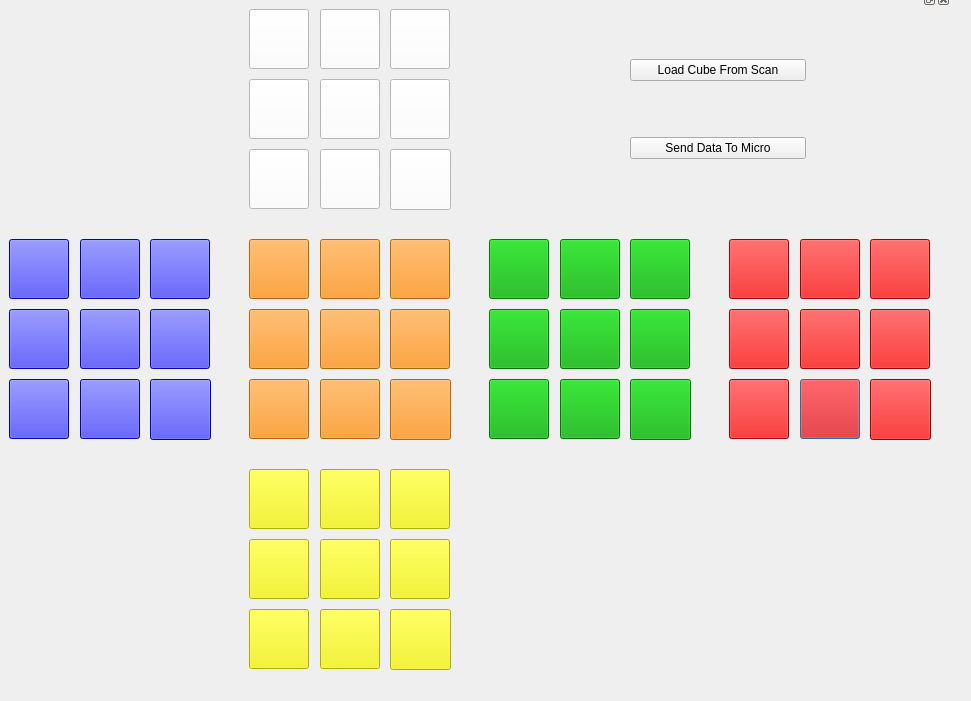
<?xml version="1.0" encoding="UTF-8"?>
<ui version="4.0">
 <class>Dialog</class>
 <widget class="QDialog" name="Dialog">
  <property name="geometry">
   <rect>
    <x>0</x>
    <y>0</y>
    <width>971</width>
    <height>701</height>
   </rect>
  </property>
  <property name="windowTitle">
   <string>Dialog</string>
  </property>
  <widget class="QDockWidget" name="mainWidget">
   <property name="geometry">
    <rect>
     <x>0</x>
     <y>-10</y>
     <width>951</width>
     <height>681</height>
    </rect>
   </property>
   <widget class="QWidget" name="dockWidgetContents">
    <widget class="QPushButton" name="pb_3_2_1">
     <property name="geometry">
      <rect>
       <x>800</x>
       <y>370</y>
       <width>60</width>
       <height>60</height>
      </rect>
     </property>
     <property name="styleSheet">
      <string notr="true">background-color:rgb(220, 0, 0)</string>
     </property>
     <property name="text">
      <string/>
     </property>
    </widget>
    <widget class="QPushButton" name="pb_1_0_0">
     <property name="geometry">
      <rect>
       <x>249</x>
       <y>230</y>
       <width>60</width>
       <height>60</height>
      </rect>
     </property>
     <property name="styleSheet">
      <string notr="true">background-color:rgb(255, 140, 0)</string>
     </property>
     <property name="text">
      <string/>
     </property>
    </widget>
    <widget class="QPushButton" name="pb_2_2_2">
     <property name="geometry">
      <rect>
       <x>630</x>
       <y>370</y>
       <width>61</width>
       <height>61</height>
      </rect>
     </property>
     <property name="styleSheet">
      <string notr="true">background-color:rgb(0, 170, 0)</string>
     </property>
     <property name="text">
      <string/>
     </property>
    </widget>
    <widget class="QPushButton" name="pb_1_2_2">
     <property name="geometry">
      <rect>
       <x>390</x>
       <y>370</y>
       <width>61</width>
       <height>61</height>
      </rect>
     </property>
     <property name="styleSheet">
      <string notr="true">background-color:rgb(255, 140, 0)</string>
     </property>
     <property name="text">
      <string/>
     </property>
    </widget>
    <widget class="QPushButton" name="pb_4_2_2">
     <property name="geometry">
      <rect>
       <x>390</x>
       <y>140</y>
       <width>61</width>
       <height>61</height>
      </rect>
     </property>
     <property name="styleSheet">
      <string notr="true">background-color:rgb(255, 255, 255)</string>
     </property>
     <property name="text">
      <string/>
     </property>
    </widget>
    <widget class="QPushButton" name="pb_4_2_0">
     <property name="geometry">
      <rect>
       <x>249</x>
       <y>140</y>
       <width>60</width>
       <height>60</height>
      </rect>
     </property>
     <property name="styleSheet">
      <string notr="true">background-color:rgb(255, 255, 255)</string>
     </property>
     <property name="text">
      <string/>
     </property>
    </widget>
    <widget class="QPushButton" name="pb_0_1_0">
     <property name="geometry">
      <rect>
       <x>9</x>
       <y>300</y>
       <width>60</width>
       <height>60</height>
      </rect>
     </property>
     <property name="styleSheet">
      <string notr="true">background-color:rgb(0, 0, 255)</string>
     </property>
     <property name="text">
      <string/>
     </property>
    </widget>
    <widget class="QPushButton" name="pb_5_1_0">
     <property name="geometry">
      <rect>
       <x>249</x>
       <y>530</y>
       <width>60</width>
       <height>60</height>
      </rect>
     </property>
     <property name="styleSheet">
      <string notr="true">background-color:rgb(244, 244, 0)</string>
     </property>
     <property name="text">
      <string/>
     </property>
    </widget>
    <widget class="QPushButton" name="pb_4_2_1">
     <property name="geometry">
      <rect>
       <x>320</x>
       <y>140</y>
       <width>60</width>
       <height>60</height>
      </rect>
     </property>
     <property name="styleSheet">
      <string notr="true">background-color:rgb(255, 255, 255)</string>
     </property>
     <property name="text">
      <string/>
     </property>
    </widget>
    <widget class="QWidget" name="verticalLayoutWidget">
     <property name="geometry">
      <rect>
       <x>630</x>
       <y>0</y>
       <width>176</width>
       <height>201</height>
      </rect>
     </property>
     <layout class="QVBoxLayout" name="verticalLayout">
      <item>
       <widget class="QPushButton" name="btnScanCube">
        <property name="text">
         <string>Load Cube From Scan</string>
        </property>
       </widget>
      </item>
      <item>
       <widget class="QPushButton" name="btnSendData">
        <property name="text">
         <string>Send Data To Micro</string>
        </property>
       </widget>
      </item>
     </layout>
    </widget>
    <widget class="QPushButton" name="pb_5_2_0">
     <property name="geometry">
      <rect>
       <x>249</x>
       <y>600</y>
       <width>60</width>
       <height>60</height>
      </rect>
     </property>
     <property name="styleSheet">
      <string notr="true">background-color:rgb(244, 244, 0)</string>
     </property>
     <property name="text">
      <string/>
     </property>
    </widget>
    <widget class="QPushButton" name="pb_3_0_1">
     <property name="geometry">
      <rect>
       <x>800</x>
       <y>230</y>
       <width>60</width>
       <height>60</height>
      </rect>
     </property>
     <property name="styleSheet">
      <string notr="true">background-color:rgb(220, 0, 0)</string>
     </property>
     <property name="text">
      <string/>
     </property>
    </widget>
    <widget class="QPushButton" name="pb_4_1_2">
     <property name="geometry">
      <rect>
       <x>390</x>
       <y>70</y>
       <width>60</width>
       <height>60</height>
      </rect>
     </property>
     <property name="styleSheet">
      <string notr="true">background-color:rgb(255, 255, 255)</string>
     </property>
     <property name="text">
      <string/>
     </property>
    </widget>
    <widget class="QPushButton" name="pb_1_2_0">
     <property name="geometry">
      <rect>
       <x>249</x>
       <y>370</y>
       <width>60</width>
       <height>60</height>
      </rect>
     </property>
     <property name="styleSheet">
      <string notr="true">background-color:rgb(255, 140, 0)</string>
     </property>
     <property name="text">
      <string/>
     </property>
    </widget>
    <widget class="QPushButton" name="pb_1_1_0">
     <property name="geometry">
      <rect>
       <x>249</x>
       <y>300</y>
       <width>60</width>
       <height>60</height>
      </rect>
     </property>
     <property name="styleSheet">
      <string notr="true">background-color:rgb(255, 140, 0)</string>
     </property>
     <property name="text">
      <string/>
     </property>
    </widget>
    <widget class="QPushButton" name="pb_2_0_1">
     <property name="geometry">
      <rect>
       <x>560</x>
       <y>230</y>
       <width>60</width>
       <height>60</height>
      </rect>
     </property>
     <property name="styleSheet">
      <string notr="true">background-color:rgb(0, 170, 0)</string>
     </property>
     <property name="text">
      <string/>
     </property>
    </widget>
    <widget class="QPushButton" name="pb_4_1_1">
     <property name="geometry">
      <rect>
       <x>320</x>
       <y>70</y>
       <width>60</width>
       <height>60</height>
      </rect>
     </property>
     <property name="styleSheet">
      <string notr="true">background-color:rgb(255, 255, 255)</string>
     </property>
     <property name="text">
      <string/>
     </property>
    </widget>
    <widget class="QPushButton" name="pb_1_0_1">
     <property name="geometry">
      <rect>
       <x>320</x>
       <y>230</y>
       <width>60</width>
       <height>60</height>
      </rect>
     </property>
     <property name="styleSheet">
      <string notr="true">background-color:rgb(255, 140, 0)</string>
     </property>
     <property name="text">
      <string/>
     </property>
    </widget>
    <widget class="QPushButton" name="pb_4_0_0">
     <property name="geometry">
      <rect>
       <x>249</x>
       <y>0</y>
       <width>60</width>
       <height>60</height>
      </rect>
     </property>
     <property name="styleSheet">
      <string notr="true">background-color:rgb(255, 255, 255)</string>
     </property>
     <property name="text">
      <string/>
     </property>
    </widget>
    <widget class="QPushButton" name="pb_3_1_0">
     <property name="geometry">
      <rect>
       <x>729</x>
       <y>300</y>
       <width>60</width>
       <height>60</height>
      </rect>
     </property>
     <property name="styleSheet">
      <string notr="true">background-color:rgb(220, 0, 0)</string>
     </property>
     <property name="text">
      <string/>
     </property>
    </widget>
    <widget class="QPushButton" name="pb_5_2_2">
     <property name="geometry">
      <rect>
       <x>390</x>
       <y>600</y>
       <width>61</width>
       <height>61</height>
      </rect>
     </property>
     <property name="styleSheet">
      <string notr="true">background-color:rgb(244, 244, 0)</string>
     </property>
     <property name="text">
      <string/>
     </property>
    </widget>
    <widget class="QPushButton" name="pb_2_0_0">
     <property name="geometry">
      <rect>
       <x>489</x>
       <y>230</y>
       <width>60</width>
       <height>60</height>
      </rect>
     </property>
     <property name="styleSheet">
      <string notr="true">background-color:rgb(0, 170, 0)</string>
     </property>
     <property name="text">
      <string/>
     </property>
    </widget>
    <widget class="QPushButton" name="pb_1_2_1">
     <property name="geometry">
      <rect>
       <x>320</x>
       <y>370</y>
       <width>60</width>
       <height>60</height>
      </rect>
     </property>
     <property name="styleSheet">
      <string notr="true">background-color:rgb(255, 140, 0)</string>
     </property>
     <property name="text">
      <string/>
     </property>
    </widget>
    <widget class="QPushButton" name="pb_4_0_1">
     <property name="geometry">
      <rect>
       <x>320</x>
       <y>0</y>
       <width>60</width>
       <height>60</height>
      </rect>
     </property>
     <property name="styleSheet">
      <string notr="true">background-color:rgb(255, 255, 255)</string>
     </property>
     <property name="text">
      <string/>
     </property>
    </widget>
    <widget class="QPushButton" name="pb_3_2_2">
     <property name="geometry">
      <rect>
       <x>870</x>
       <y>370</y>
       <width>61</width>
       <height>61</height>
      </rect>
     </property>
     <property name="styleSheet">
      <string notr="true">background-color:rgb(220, 0, 0)</string>
     </property>
     <property name="text">
      <string/>
     </property>
    </widget>
    <widget class="QPushButton" name="pb_2_2_0">
     <property name="geometry">
      <rect>
       <x>489</x>
       <y>370</y>
       <width>60</width>
       <height>60</height>
      </rect>
     </property>
     <property name="styleSheet">
      <string notr="true">background-color:rgb(0, 170, 0)</string>
     </property>
     <property name="text">
      <string/>
     </property>
    </widget>
    <widget class="QPushButton" name="pb_2_1_2">
     <property name="geometry">
      <rect>
       <x>630</x>
       <y>300</y>
       <width>60</width>
       <height>60</height>
      </rect>
     </property>
     <property name="styleSheet">
      <string notr="true">background-color:rgb(0, 170, 0)</string>
     </property>
     <property name="text">
      <string/>
     </property>
    </widget>
    <widget class="QPushButton" name="pb_0_2_1">
     <property name="geometry">
      <rect>
       <x>80</x>
       <y>370</y>
       <width>60</width>
       <height>60</height>
      </rect>
     </property>
     <property name="styleSheet">
      <string notr="true">background-color:rgb(0, 0, 255)</string>
     </property>
     <property name="text">
      <string/>
     </property>
    </widget>
    <widget class="QPushButton" name="pb_4_0_2">
     <property name="geometry">
      <rect>
       <x>390</x>
       <y>0</y>
       <width>60</width>
       <height>60</height>
      </rect>
     </property>
     <property name="styleSheet">
      <string notr="true">background-color:rgb(255, 255, 255)</string>
     </property>
     <property name="text">
      <string/>
     </property>
    </widget>
    <widget class="QPushButton" name="pb_1_1_2">
     <property name="geometry">
      <rect>
       <x>390</x>
       <y>300</y>
       <width>60</width>
       <height>60</height>
      </rect>
     </property>
     <property name="styleSheet">
      <string notr="true">background-color:rgb(255, 140, 0)</string>
     </property>
     <property name="text">
      <string/>
     </property>
    </widget>
    <widget class="QPushButton" name="pb_5_0_0">
     <property name="geometry">
      <rect>
       <x>249</x>
       <y>460</y>
       <width>60</width>
       <height>60</height>
      </rect>
     </property>
     <property name="styleSheet">
      <string notr="true">background-color:rgb(244, 244, 0)</string>
     </property>
     <property name="text">
      <string/>
     </property>
    </widget>
    <widget class="QPushButton" name="pb_0_1_2">
     <property name="geometry">
      <rect>
       <x>150</x>
       <y>300</y>
       <width>60</width>
       <height>60</height>
      </rect>
     </property>
     <property name="styleSheet">
      <string notr="true">background-color:rgb(0, 0, 255)</string>
     </property>
     <property name="text">
      <string/>
     </property>
    </widget>
    <widget class="QPushButton" name="pb_0_1_1">
     <property name="geometry">
      <rect>
       <x>80</x>
       <y>300</y>
       <width>60</width>
       <height>60</height>
      </rect>
     </property>
     <property name="styleSheet">
      <string notr="true">background-color:rgb(0, 0, 255)</string>
     </property>
     <property name="text">
      <string/>
     </property>
    </widget>
    <widget class="QPushButton" name="pb_2_0_2">
     <property name="geometry">
      <rect>
       <x>630</x>
       <y>230</y>
       <width>60</width>
       <height>60</height>
      </rect>
     </property>
     <property name="styleSheet">
      <string notr="true">background-color:rgb(0, 170, 0)</string>
     </property>
     <property name="text">
      <string/>
     </property>
    </widget>
    <widget class="QPushButton" name="pb_5_1_2">
     <property name="geometry">
      <rect>
       <x>390</x>
       <y>530</y>
       <width>60</width>
       <height>60</height>
      </rect>
     </property>
     <property name="styleSheet">
      <string notr="true">background-color:rgb(244, 244, 0)</string>
     </property>
     <property name="text">
      <string/>
     </property>
    </widget>
    <widget class="QPushButton" name="pb_2_1_1">
     <property name="geometry">
      <rect>
       <x>560</x>
       <y>300</y>
       <width>60</width>
       <height>60</height>
      </rect>
     </property>
     <property name="styleSheet">
      <string notr="true">background-color:rgb(0, 170, 0)</string>
     </property>
     <property name="text">
      <string/>
     </property>
    </widget>
    <widget class="QPushButton" name="pb_3_0_2">
     <property name="geometry">
      <rect>
       <x>870</x>
       <y>230</y>
       <width>60</width>
       <height>60</height>
      </rect>
     </property>
     <property name="styleSheet">
      <string notr="true">background-color:rgb(220, 0, 0)</string>
     </property>
     <property name="text">
      <string/>
     </property>
    </widget>
    <widget class="QPushButton" name="pb_5_0_1">
     <property name="geometry">
      <rect>
       <x>320</x>
       <y>460</y>
       <width>60</width>
       <height>60</height>
      </rect>
     </property>
     <property name="styleSheet">
      <string notr="true">background-color:rgb(244, 244, 0)</string>
     </property>
     <property name="text">
      <string/>
     </property>
    </widget>
    <widget class="QPushButton" name="pb_1_1_1">
     <property name="geometry">
      <rect>
       <x>320</x>
       <y>300</y>
       <width>60</width>
       <height>60</height>
      </rect>
     </property>
     <property name="styleSheet">
      <string notr="true">background-color:rgb(255, 140, 0)</string>
     </property>
     <property name="text">
      <string/>
     </property>
    </widget>
    <widget class="QPushButton" name="pb_0_0_0">
     <property name="geometry">
      <rect>
       <x>9</x>
       <y>230</y>
       <width>60</width>
       <height>60</height>
      </rect>
     </property>
     <property name="styleSheet">
      <string notr="true">background-color:rgb(0, 0, 255)</string>
     </property>
     <property name="text">
      <string/>
     </property>
    </widget>
    <widget class="QPushButton" name="pb_3_1_1">
     <property name="geometry">
      <rect>
       <x>800</x>
       <y>300</y>
       <width>60</width>
       <height>60</height>
      </rect>
     </property>
     <property name="styleSheet">
      <string notr="true">background-color:rgb(220, 0, 0)</string>
     </property>
     <property name="text">
      <string/>
     </property>
    </widget>
    <widget class="QPushButton" name="pb_3_0_0">
     <property name="geometry">
      <rect>
       <x>729</x>
       <y>230</y>
       <width>60</width>
       <height>60</height>
      </rect>
     </property>
     <property name="styleSheet">
      <string notr="true">background-color:rgb(220, 0, 0)</string>
     </property>
     <property name="text">
      <string/>
     </property>
    </widget>
    <widget class="QPushButton" name="pb_2_2_1">
     <property name="geometry">
      <rect>
       <x>560</x>
       <y>370</y>
       <width>60</width>
       <height>60</height>
      </rect>
     </property>
     <property name="styleSheet">
      <string notr="true">background-color:rgb(0, 170, 0)</string>
     </property>
     <property name="text">
      <string/>
     </property>
    </widget>
    <widget class="QPushButton" name="pb_5_2_1">
     <property name="geometry">
      <rect>
       <x>320</x>
       <y>600</y>
       <width>60</width>
       <height>60</height>
      </rect>
     </property>
     <property name="styleSheet">
      <string notr="true">background-color:rgb(244, 244, 0)</string>
     </property>
     <property name="text">
      <string/>
     </property>
    </widget>
    <widget class="QPushButton" name="pb_0_0_2">
     <property name="geometry">
      <rect>
       <x>150</x>
       <y>230</y>
       <width>60</width>
       <height>60</height>
      </rect>
     </property>
     <property name="styleSheet">
      <string notr="true">background-color:rgb(0, 0, 255)</string>
     </property>
     <property name="text">
      <string/>
     </property>
    </widget>
    <widget class="QPushButton" name="pb_5_1_1">
     <property name="geometry">
      <rect>
       <x>320</x>
       <y>530</y>
       <width>60</width>
       <height>60</height>
      </rect>
     </property>
     <property name="styleSheet">
      <string notr="true">background-color:rgb(244, 244, 0)</string>
     </property>
     <property name="text">
      <string/>
     </property>
    </widget>
    <widget class="QPushButton" name="pb_2_1_0">
     <property name="geometry">
      <rect>
       <x>489</x>
       <y>300</y>
       <width>60</width>
       <height>60</height>
      </rect>
     </property>
     <property name="styleSheet">
      <string notr="true">background-color:rgb(0, 170, 0)</string>
     </property>
     <property name="text">
      <string/>
     </property>
    </widget>
    <widget class="QPushButton" name="pb_0_2_2">
     <property name="geometry">
      <rect>
       <x>150</x>
       <y>370</y>
       <width>61</width>
       <height>61</height>
      </rect>
     </property>
     <property name="styleSheet">
      <string notr="true">background-color:rgb(0, 0, 255)</string>
     </property>
     <property name="text">
      <string/>
     </property>
    </widget>
    <widget class="QPushButton" name="pb_4_1_0">
     <property name="geometry">
      <rect>
       <x>249</x>
       <y>70</y>
       <width>60</width>
       <height>60</height>
      </rect>
     </property>
     <property name="styleSheet">
      <string notr="true">background-color:rgb(255, 255, 255)</string>
     </property>
     <property name="text">
      <string/>
     </property>
    </widget>
    <widget class="QPushButton" name="pb_5_0_2">
     <property name="geometry">
      <rect>
       <x>390</x>
       <y>460</y>
       <width>60</width>
       <height>60</height>
      </rect>
     </property>
     <property name="styleSheet">
      <string notr="true">background-color:rgb(244, 244, 0)</string>
     </property>
     <property name="text">
      <string/>
     </property>
    </widget>
    <widget class="QPushButton" name="pb_1_0_2">
     <property name="geometry">
      <rect>
       <x>390</x>
       <y>230</y>
       <width>60</width>
       <height>60</height>
      </rect>
     </property>
     <property name="styleSheet">
      <string notr="true">background-color:rgb(255, 140, 0)</string>
     </property>
     <property name="text">
      <string/>
     </property>
    </widget>
    <widget class="QPushButton" name="pb_0_0_1">
     <property name="geometry">
      <rect>
       <x>80</x>
       <y>230</y>
       <width>60</width>
       <height>60</height>
      </rect>
     </property>
     <property name="autoFillBackground">
      <bool>false</bool>
     </property>
     <property name="styleSheet">
      <string notr="true">background-color:rgb(0, 0, 255)</string>
     </property>
     <property name="text">
      <string/>
     </property>
    </widget>
    <widget class="QPushButton" name="pb_0_2_0">
     <property name="geometry">
      <rect>
       <x>9</x>
       <y>370</y>
       <width>60</width>
       <height>60</height>
      </rect>
     </property>
     <property name="styleSheet">
      <string notr="true">background-color:rgb(0, 0, 255)</string>
     </property>
     <property name="text">
      <string/>
     </property>
    </widget>
    <widget class="QPushButton" name="pb_3_1_2">
     <property name="geometry">
      <rect>
       <x>870</x>
       <y>300</y>
       <width>60</width>
       <height>60</height>
      </rect>
     </property>
     <property name="styleSheet">
      <string notr="true">background-color:rgb(220, 0, 0)</string>
     </property>
     <property name="text">
      <string/>
     </property>
    </widget>
    <widget class="QPushButton" name="pb_3_2_0">
     <property name="geometry">
      <rect>
       <x>729</x>
       <y>370</y>
       <width>60</width>
       <height>60</height>
      </rect>
     </property>
     <property name="styleSheet">
      <string notr="true">background-color:rgb(220, 0, 0)</string>
     </property>
     <property name="text">
      <string/>
     </property>
    </widget>
   </widget>
  </widget>
 </widget>
 <resources/>
 <connections/>
</ui>
